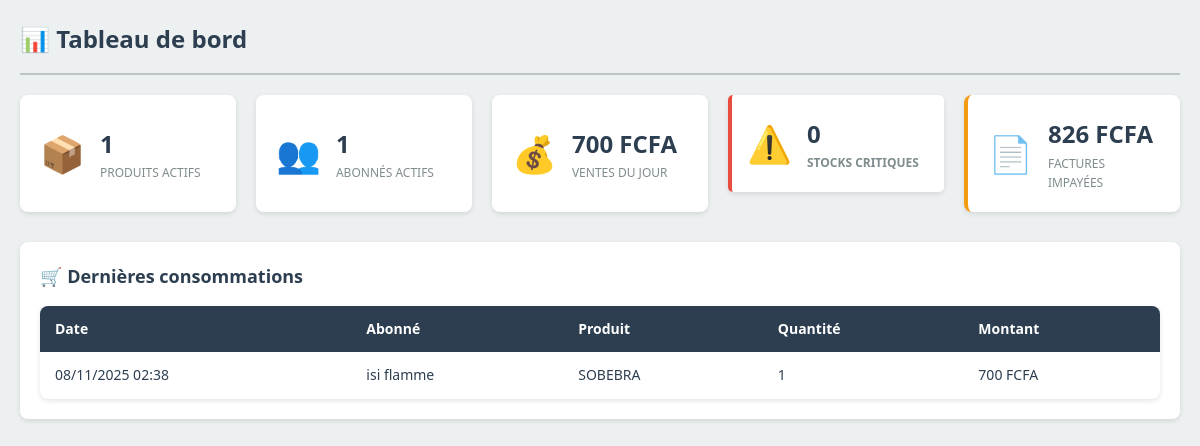
The page /dashboard (signed in) on the database its author committed.
### models.py (models this page shows, shortened)
class Consommation(db.Model):
    __tablename__ = 'consommation'
    id = db.Column(db.Integer, primary_key=True)
    abonne_id = db.Column(db.Integer, db.ForeignKey('abonne.id'), nullable=False)
    produit_id = db.Column(db.Integer, db.ForeignKey('produit.id'), nullable=False)
    quantite = db.Column(db.Integer, nullable=False)
    prix_unitaire = db.Column(db.Float, nullable=False)
    montant_total = db.Column(db.Float, nullable=False)
    date = db.Column(db.DateTime, default=datetime.utcnow)
    facture_id = db.Column(db.Integer, db.ForeignKey('facture.id'))
    note = db.Column(db.Text)

class Abonne(db.Model):
    __tablename__ = 'abonne'
    id = db.Column(db.Integer, primary_key=True)
    numero_abonne = db.Column(db.String(20), unique=True, nullable=False)
    nom = db.Column(db.String(100), nullable=False)
    prenom = db.Column(db.String(100))
    telephone = db.Column(db.String(20), nullable=False)
    email = db.Column(db.String(100))
    adresse = db.Column(db.Text)
    date_inscription = db.Column(db.DateTime, default=datetime.utcnow)
    actif = db.Column(db.Boolean, default=True)
    limite_credit = db.Column(db.Float, default=0)  # Limite de crédit autorisée
    consommations = db.relationship('Consommation', backref='abonne', lazy=True)
    factures = db.relationship('Facture', backref='abonne', lazy=True)
    @property
    def nom_complet(self):
        return f"{self.nom} {self.prenom or ''}".strip()

class Produit(db.Model):
    __tablename__ = 'produit'
    id = db.Column(db.Integer, primary_key=True)
    code_produit = db.Column(db.String(20), unique=True, nullable=False)
    nom = db.Column(db.String(100), nullable=False)
    type = db.Column(db.String(50))  # boisson, alcool, snack, etc.
    prix_achat = db.Column(db.Float, nullable=False)
    prix_vente = db.Column(db.Float, nullable=False)
    stock = db.Column(db.Integer, default=0)
    stock_alerte = db.Column(db.Integer, default=10)
    unite = db.Column(db.String(20), default='unité')  # unité, carton, bouteille
    categorie_id = db.Column(db.Integer, db.ForeignKey('categorie.id'))
    fournisseur_id = db.Column(db.Integer, db.ForeignKey('fournisseur.id'))
    actif = db.Column(db.Boolean, default=True)
    date_creation = db.Column(db.DateTime, default=datetime.utcnow)
    consommations = db.relationship('Consommation', backref='produit', lazy=True)
    mouvements_stock = db.relationship('StockLog', backref='produit', lazy=True)

### app.py (the view)
@app.route('/dashboard')
@login_required
def dashboard():
    from datetime import datetime, timedelta
    from models import Produit, Abonne, Facture, Consommation
    from sqlalchemy import func
    stats = {
        'total_produits': Produit.query.filter_by(actif=True).count(),
        'total_abonnes': Abonne.query.filter_by(actif=True).count(),
        'produits_stock_critique': Produit.query.filter(Produit.stock <= Produit.stock_alerte).count(),
    }
    aujourd_hui = datetime.now().date()
    debut_jour = datetime.combine(aujourd_hui, datetime.min.time())
    ventes_jour = db.session.query(func.sum(Consommation.montant_total)).filter(
        Consommation.date >= debut_jour
    ).scalar() or 0
    factures_impayees = db.session.query(func.sum(Facture.montant_ttc)).filter(
        Facture.statut.in_(['impayee', 'partielle'])
    ).scalar() or 0
    stats['ventes_jour'] = ventes_jour
    stats['factures_impayees'] = factures_impayees
    produits_critiques = Produit.query.filter(
        Produit.stock <= Produit.stock_alerte,
        Produit.actif == True
    ).limit(10).all()
    dernieres_conso = Consommation.query.order_by(Consommation.date.desc()).limit(10).all()
    return render_template('dashboard.html',
                         stats=stats,
                         produits_critiques=produits_critiques,
                         dernieres_conso=dernieres_conso)

### app.py (called while the page is built)
@login_manager.user_loader
def load_user(user_id):
    return User.query.get(int(user_id))

### templates/dashboard.html (shortened to what this page needs)
<!DOCTYPE html>
<html lang="fr">
<head>
    <link rel="stylesheet" href="{{ url_for('static', filename='style.css') }}">
</head>
<body class="page-content">
    <div class="page-header">
        <h2>📊 Tableau de bord</h2>
    </div>
    <div class="stats-grid">
        <div class="stat-card">
            <div class="stat-icon">📦</div>
            <div class="stat-content">
                <div class="stat-value">{{ stats.total_produits }}</div>
                <div class="stat-label">Produits actifs</div>
            </div>
        </div>
        <div class="stat-card">
            <div class="stat-icon">👥</div>
            <div class="stat-content">
                <div class="stat-value">{{ stats.total_abonnes }}</div>
                <div class="stat-label">Abonnés actifs</div>
            </div>
        </div>
        <div class="stat-card">
            <div class="stat-icon">💰</div>
            <div class="stat-content">
                <div class="stat-value">{{ "{:,.0f}".format(stats.ventes_jour) }} FCFA</div>
                <div class="stat-label">Ventes du jour</div>
            </div>
        </div>
        <div class="stat-card alert">
            <div class="stat-icon">⚠️</div>
            <div class="stat-content">
                <div class="stat-value">{{ stats.produits_stock_critique }}</div>
                <div class="stat-label">Stocks critiques</div>
            </div>
        </div>
        <div class="stat-card warning">
            <div class="stat-icon">📄</div>
            <div class="stat-content">
                <div class="stat-value">{{ "{:,.0f}".format(stats.factures_impayees) }} FCFA</div>
                <div class="stat-label">Factures impayées</div>
            </div>
        </div>
    </div>
    <div class="dashboard-section">
        <h3>🛒 Dernières consommations</h3>
        <div class="table-responsive">
            <table class="data-table">
                <thead>
                    <tr>
                        <th>Date</th>
                        <th>Abonné</th>
                        <th>Produit</th>
                        <th>Quantité</th>
                        <th>Montant</th>
                    </tr>
                </thead>
                <tbody>
                    {% for conso in dernieres_conso %}
                    <tr>
                        <td>{{ conso.date.strftime('%d/%m/%Y %H:%M') }}</td>
                        <td>{{ conso.abonne.nom_complet }}</td>
                        <td>{{ conso.produit.nom }}</td>
                        <td>{{ conso.quantite }}</td>
                        <td>{{ "{:,.0f}".format(conso.montant_total) }} FCFA</td>
                    </tr>
                    {% endfor %}
                </tbody>
            </table>
        </div>
    </div>
</body>
</html>

### static/style.css (style rules this page uses)
:root { --primary-color: #2c3e50; --secondary-color: #3498db; --success-color: #27ae60; --warning-color: #f39c12; --danger-color: #e74c3c; --info-color: #16a085; --light-bg: #ecf0f1; --dark-text: #2c3e50; --border-color: #bdc3c7; --shadow: 0 2px 5px rgba(0,0,0,0.1); }
* { margin: 0; padding: 0; box-sizing: border-box; }
body { font-family: 'Segoe UI', Tahoma, Geneva, Verdana, sans-serif; font-size: 14px; line-height: 1.6; color: var(--dark-text); background-color: var(--light-bg); }
.page-content { padding: 20px; background: var(--light-bg); min-height: 100vh; }
.page-header { display: flex; justify-content: space-between; align-items: center; margin-bottom: 20px; padding-bottom: 15px; border-bottom: 2px solid var(--border-color); }
.page-header h2 { font-size: 24px; color: var(--primary-color); }
.table-responsive { background: white; border-radius: 8px; box-shadow: var(--shadow); overflow-x: auto; }
.data-table { width: 100%; border-collapse: collapse; }
.data-table thead { background: var(--primary-color); color: white; }
.data-table th, .data-table td { padding: 12px 15px; text-align: left; }
.data-table tbody tr { border-bottom: 1px solid var(--border-color); transition: background 0.2s; }
.data-table tbody tr:last-child { border-bottom: none; }
.stats-grid { display: grid; grid-template-columns: repeat(auto-fit, minmax(200px, 1fr)); gap: 20px; margin-bottom: 30px; }
.stat-card { background: white; border-radius: 8px; padding: 20px; box-shadow: var(--shadow); display: flex; align-items: center; gap: 15px; }
.stat-icon { font-size: 36px; }
.stat-value { font-size: 24px; font-weight: 700; color: var(--primary-color); }
.stat-label { font-size: 12px; color: #7f8c8d; text-transform: uppercase; }
.stat-card.alert { border-left: 4px solid var(--danger-color); }
.stat-card.warning { border-left: 4px solid var(--warning-color); }
.dashboard-section { background: white; border-radius: 8px; padding: 20px; margin-bottom: 20px; box-shadow: var(--shadow); }
.dashboard-section h3 { margin-bottom: 15px; color: var(--primary-color); font-size: 18px; }
.alert { padding: 15px; margin-bottom: 20px; border-radius: 5px; font-weight: 600; }

### rows shown on the page
Consommation: date "08/11/2025 02:38", abonne.nom_complet "isi flamme", produit.nom "SOBEBRA", quantite "1", montant_total "700"

### other values the page prints
{{ stats.total_produits }} "1"
{{ stats.total_abonnes }} "1"
{{ "{:,.0f}".format(stats.ventes_jour) }} "700"
{{ stats.produits_stock_critique }} "0"
{{ "{:,.0f}".format(stats.factures_impayees) }} "826"
